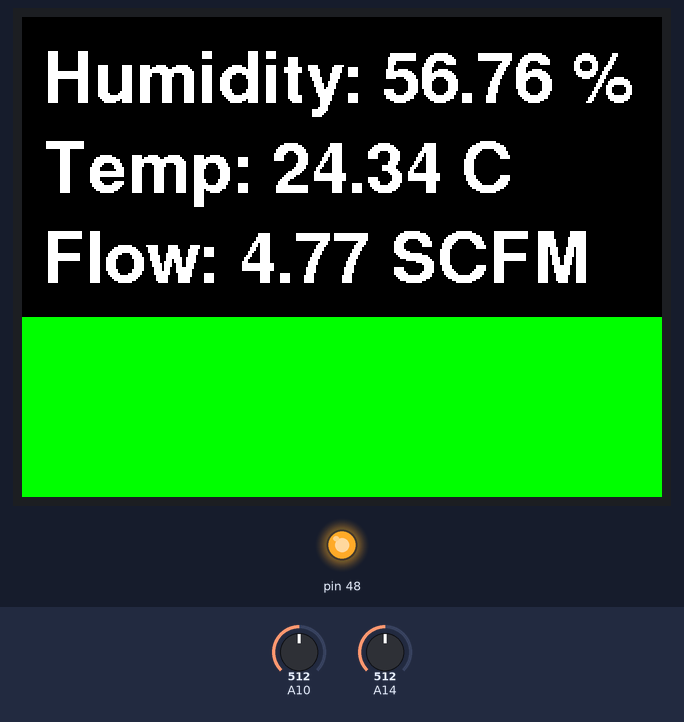
This sketch was run on a simulated Arduino Mega 2560, built with avr-gcc and run on an emulated ATmega2560. Parts: 320×240 colour display, output pins drawn as LEDs (lit = HIGH). Inputs (shaded band) come from the test bench; at power-on: A10 = 512, A14 = 512. Random numbers use the default seed unless the sketch sets one.

Above: at 1.4 s.
1.5 s: A10 set to 716
At 3.6 s:
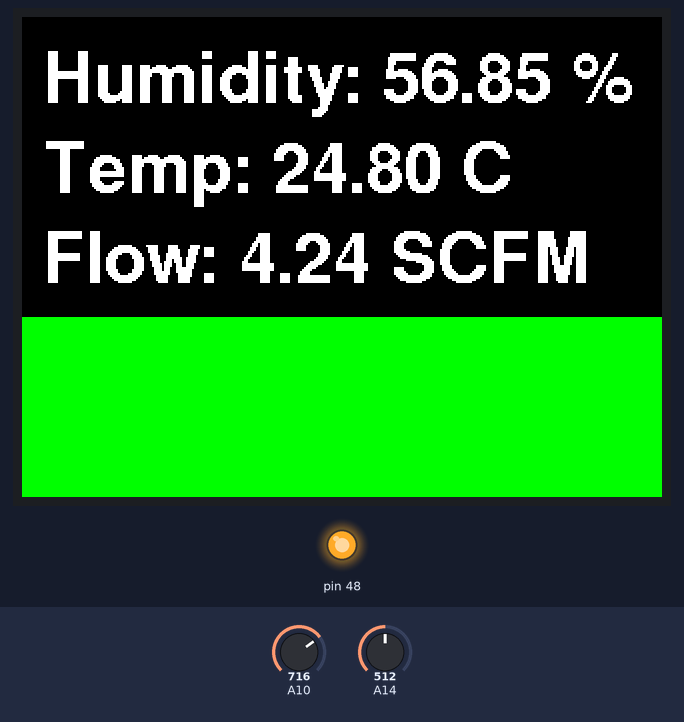
3.9 s: A14 set to 716
At 5.8 s:
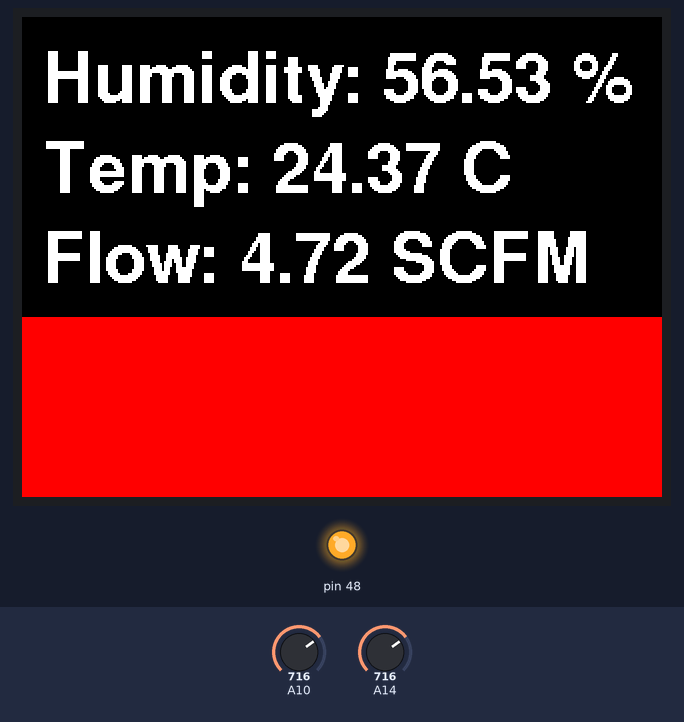
6.1 s: A10 set to 900
At 7.0 s:
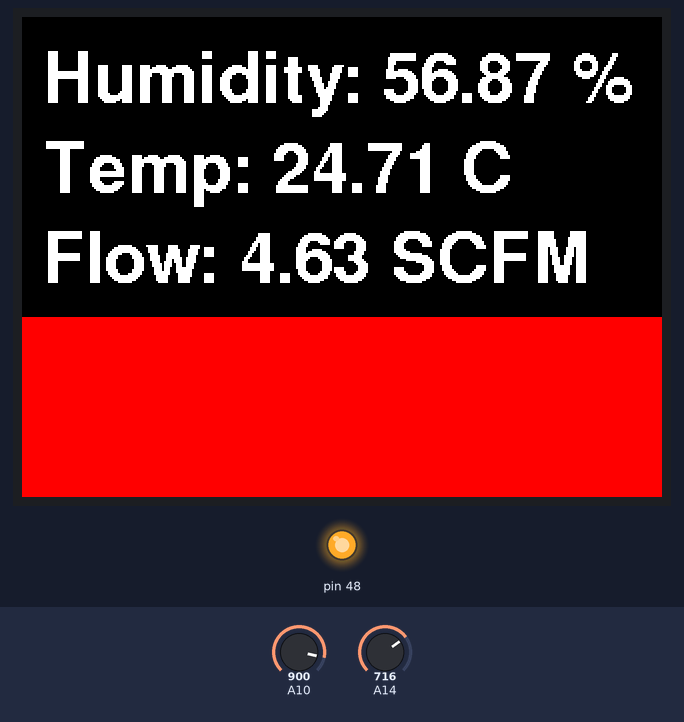
8.2 s: A14 set to 900
At 9.2 s:
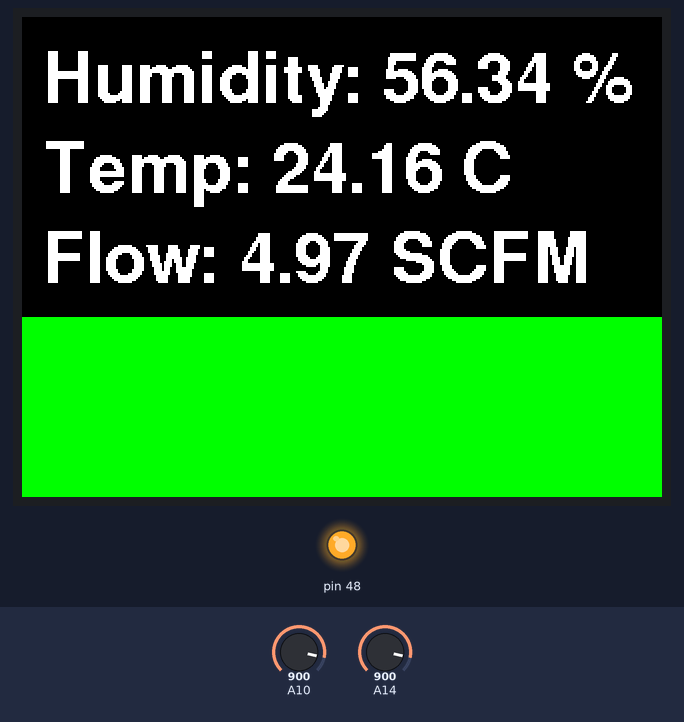
10.3 s: A10 set to 920
At 11.3 s:
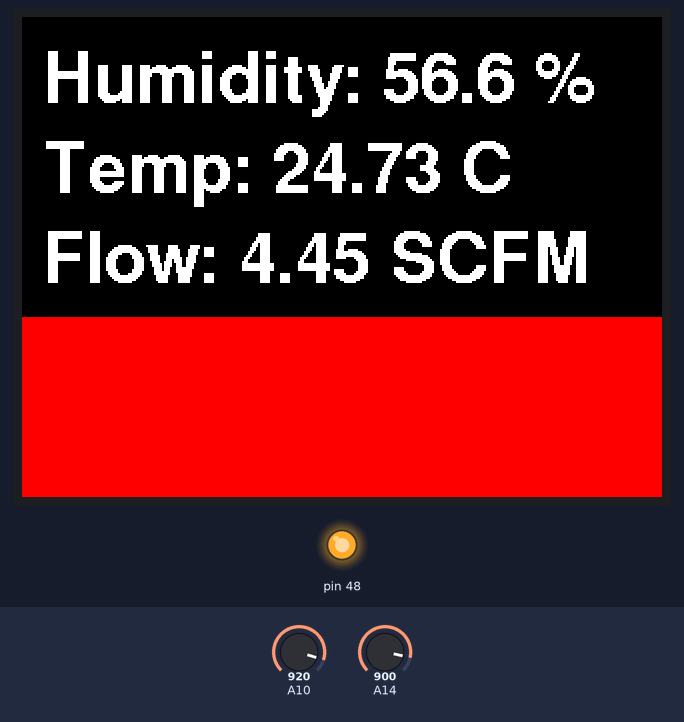
12.4 s: A14 set to 920
At 13.4 s:
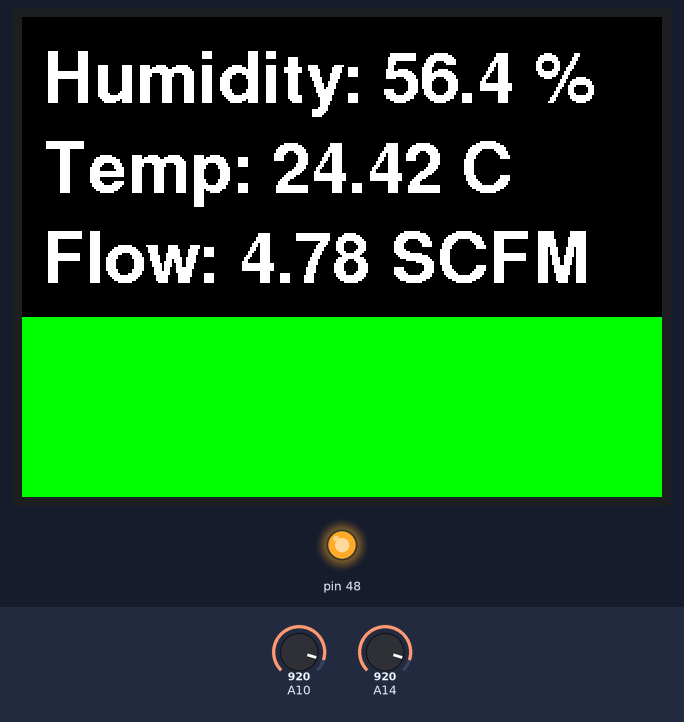
Timing chart, 0 to 15.4 s (numbered marks = the images above; inputs shaded):
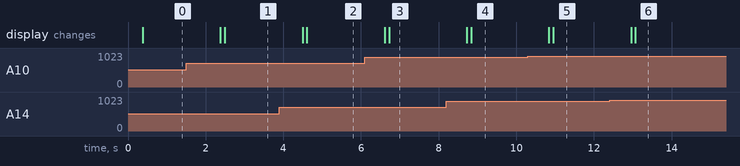

The sketch:

tftdht.ino
```cpp
#include <Adafruit_GFX.h>
#include <TouchScreen.h>
#include <Adafruit_TFTLCD.h>
#include <DHT.h>;
#include <DHT_U.h>
#include <Fonts/FreeSansBold18pt7b.h>
//Constants
#define DHTPIN 50
#define DHTTYPE DHT22
#define minT 0
#define maxT 0
#define minH 0
#define maxH 0
DHT dht(DHTPIN, DHTTYPE);

int chk;
float hum;
float temp;

#define YP A3
#define XM A2
#define YM 9
#define XP 8
#define TS_MINX 210
#define TS_MINY 210
#define TS_MAXX 915
#define TS_MAXY 910

//SPI Communication
#define LCD_CS A3
#define LCD_CD A2
#define LCD_WR A1
#define LCD_RD A0
// optional
#define LCD_RESET A4

//Color Definitons
#define BLACK     0x0000
#define BLUE      0x001F
#define GREY      0xCE79
#define LIGHTGREY 0xDEDB
#define RED     0xF800
#define GREEN   0x07E0
#define CYAN    0x07FF
#define MAGENTA 0xF81F
#define YELLOW  0xFFE0
#define WHITE   0xFFFF

#define MINPRESSURE 1
#define MAXPRESSURE 1000
#define BOXSIZE 70
Adafruit_TFTLCD tft(LCD_CS, LCD_CD, LCD_WR, LCD_RD, LCD_RESET);
int X, Y, Z;
void setup() {
  pinMode(48, OUTPUT);
  digitalWrite(48, HIGH);
  Serial.begin(9600);
  dht.begin();
  tft.reset();
  uint16_t identifier = tft.readID();
  tft.begin(identifier);
  tft.fillScreen(BLACK);
  tft.setRotation(3);
  tft.fillRect(0,130,400,130,RED);
  tft.setFont(&FreeSansBold18pt7b);
}
word ConvertRGB( byte R, byte G, byte B)
{
  return ( ((R & 0xF8) << 8) | ((G & 0xFC) << 3) | (B >> 3) );
}
int humC;
int tempC;
int tUpdate=millis;
int CheckThresh(){
  if (((minT<temp)&&(temp<maxT))&&((minH<hum)&&(hum<maxH))){
    return ConvertRGB(0,255,0);
  }
  else{
    int tu=millis;
    if(((tu/1000)%2)>=1){
      return ConvertRGB(0,255,0);
    }else{
      return ConvertRGB(0,0,0);
    }
}}

void loop() {
hum = analogRead(A10);
temp= analogRead(A14);
if ((((hum!=humC)||(temp!=tempC))&&(hum>=0))||(millis>(tUpdate+5))){
int tUpdate=millis;
humC=hum;
tempC=temp;
tft.fillRect(0,0,400,150,BLACK);
tft.setTextSize(1);
tft.setCursor(0,0);
tft.setTextColor(WHITE);
tft.println("");
//tft.println(" Humidity: "+String(hum)+"%");
tft.println(" Humidity: 56."+String(random(0,99))+" %");
tft.setCursor(0,45);
tft.println("");
//tft.println(" Temp: "+String(temp)+" C");
tft.println(" Temp: 24."+String(random(0,99))+" C");
tft.setCursor(0,90);
tft.println("");
tft.println(" Flow: 4."+String(random(0,99)) +" SCFM ");
int good=random(0,2);
tft.fillRect(0,150,400,150, ConvertRGB(255*good,255*(1-good),0));
delay(2000);
//tft.fillRect(0,200,400,200,CheckThresh());
}
}
```

Measured:
- after the input at 1.5 s, the display: first changes after 0.88 s (image 1 shows a later state)
- after the input at 3.9 s, the display: first changes after 0.59 s (image 2 shows a later state)
- after the input at 6.1 s, the display: first changes after 0.51 s (image 3 shows a later state)
- after the input at 8.2 s, the display: first changes after 0.52 s (image 4 shows a later state)
- after the input at 10.3 s, the display: first changes after 0.54 s (image 5 shows a later state)
- after the input at 12.4 s, the display: first changes after 0.55 s (image 6 shows a later state)
